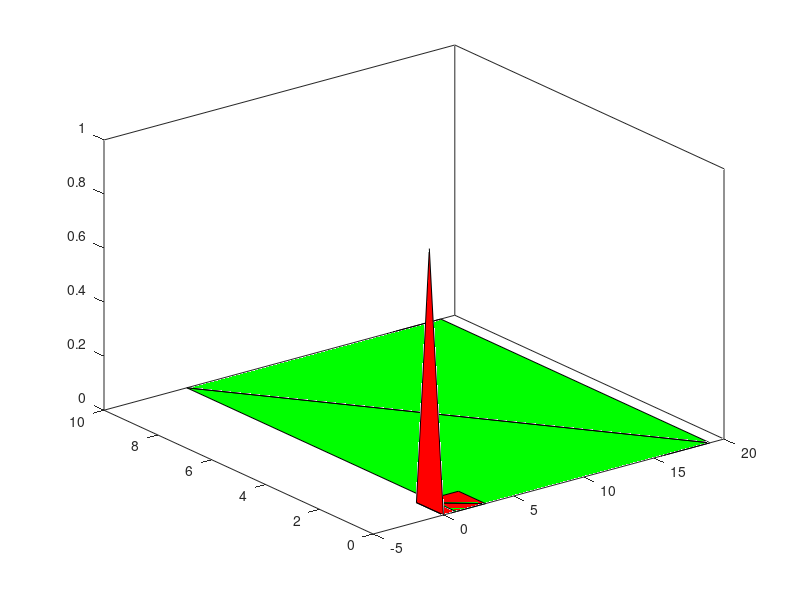

MATLAB code to generate this figure:


figure
% 
a = [0 -1 0];
b = [1 0 0];
c = [0 1 0];
fill3(a, b, c, [1 0 0]); hold on
% 
% 
% a = [0 1 0];
% b = [1 1 0];
% c = [0 1 0];
% fill3(a, b, c, [1 1 0]); hold on
% 
% 
% a = [0 -1 0];
% b = [1 0 0];
% c = [0 0 0];
% fill3(a, b, c, [0 1 0]); hold on
%      
% 
% a = [0 1 0];
% b = [1 0 0];
% c = [0 0 0];
% fill3(a, b, c, [0 0 1]); hold on
a = [0.9 0.9 19];
b = [0 10 0];
fill(a, b, [0 1 0]); hold on
a = [19 0.9 19];
b = [10 10 0];
fill(a, b, [0 1 0]); hold on
a = [0 0 3];
b = [0 1 0];
fill(a, b, [1 0 0]); hold on
a = [3 0 3];
b = [1 1 0];
fill(a, b, [1 0 0]); hold on